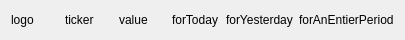
<?xml version="1.0" encoding="UTF-8"?>
<ui version="4.0">
 <class>OpenPositionField</class>
 <widget class="QWidget" name="OpenPositionField">
  <property name="geometry">
   <rect>
    <x>0</x>
    <y>0</y>
    <width>405</width>
    <height>40</height>
   </rect>
  </property>
  <property name="windowTitle">
   <string>Form</string>
  </property>
  <layout class="QHBoxLayout" name="horizontalLayout">
   <item>
    <widget class="QLabel" name="label_logo">
     <property name="text">
      <string>logo</string>
     </property>
    </widget>
   </item>
   <item>
    <widget class="QLabel" name="label_ticker">
     <property name="text">
      <string>ticker</string>
     </property>
    </widget>
   </item>
   <item>
    <widget class="QLabel" name="label_value">
     <property name="text">
      <string>value</string>
     </property>
    </widget>
   </item>
   <item>
    <widget class="QLabel" name="label_forToday">
     <property name="text">
      <string>forToday</string>
     </property>
    </widget>
   </item>
   <item>
    <widget class="QLabel" name="label_forYesterday">
     <property name="text">
      <string>forYesterday</string>
     </property>
    </widget>
   </item>
   <item>
    <widget class="QLabel" name="label_forAnEntierPeriod">
     <property name="text">
      <string>forAnEntierPeriod</string>
     </property>
    </widget>
   </item>
  </layout>
 </widget>
 <resources/>
 <connections/>
</ui>
